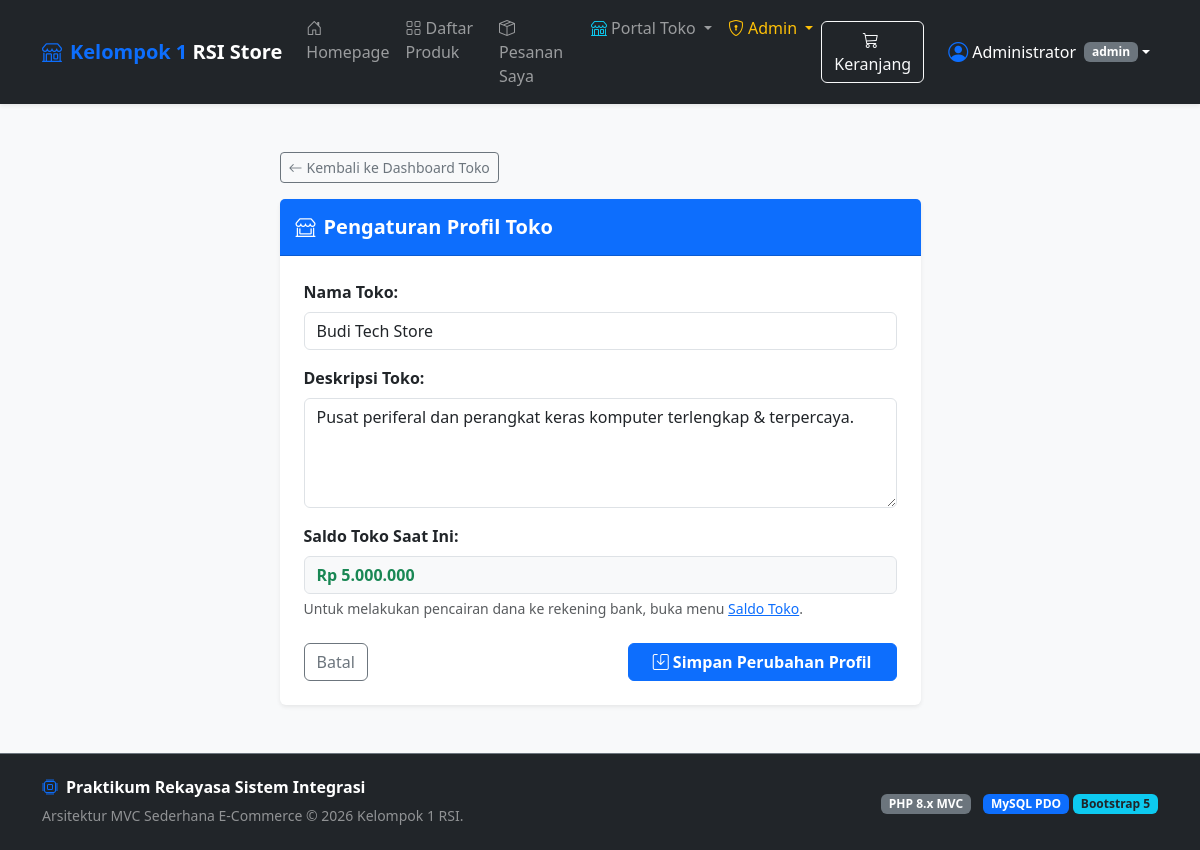
Page /toko/profil (signed in) on the committed database.
### tables this page shows
CREATE TABLE `toko` (
  `id_toko` INT AUTO_INCREMENT PRIMARY KEY,
  `id_user` INT NOT NULL,
  `nama_toko` VARCHAR(100) NOT NULL,
  `deskripsi` TEXT DEFAULT NULL,
  `saldo` DECIMAL(12,2) NOT NULL DEFAULT 0.00,
  `created_at` DATETIME NOT NULL DEFAULT CURRENT_TIMESTAMP,
  CONSTRAINT `fk_toko_user` FOREIGN KEY (`id_user`) 
    REFERENCES `user` (`id_user`) ON DELETE CASCADE ON UPDATE CASCADE
);

### app/controllers/TokoController.php (called while the page is built, shortened)
<?php
class TokoController extends Controller
{
    private $tokoModel;
    public function __construct()
    {
        $this->tokoModel = $this->model('TokoModel');
    }
    private function getActiveTokoId()
    {
        $userId = $_SESSION['user']['id_user'];
        $toko = $this->tokoModel->getByUserId($userId);
        return $toko ? $toko['id_toko'] : 1;
    }
    public function profil()
    {
        $idToko = $this->getActiveTokoId();
        $toko = $this->tokoModel->getById($idToko);
        $data = [
            'title' => 'Pengaturan Profil Toko',
            'toko' => $toko
        ];
        $this->view('toko/profil', $data);
    }
}

### app/core/App.php (called while the page is built, shortened)
<?php
class App
{
    protected $method = 'index';
    public function __construct()
    {
        $url = $this->parseUrl();
        if (!empty($url[0])) {
            $controllerName = ucfirst(strtolower($url[0])) . 'Controller';
            if (file_exists(__DIR__ . '/../controllers/' . $controllerName . '.php')) {
                unset($url[0]);
            }
        }
        $this->controller = new $this->controller;
        if (isset($url[1])) {
            if (method_exists($this->controller, $url[1])) {
                $this->method = $url[1];
                unset($url[1]);
            }
        }
        $this->params = $url ? array_values($url) : [];
        call_user_func_array([$this->controller, $this->method], $this->params);
    }
    public function parseUrl()
    {
        if (isset($_GET['url']) && !empty($_GET['url'])) {
            $url = rtrim($_GET['url'], '/');
            $url = filter_var($url, FILTER_SANITIZE_URL);
            return explode('/', $url);
        }
        return [];
    }
}

### public/index.php (called while the page is built, shortened)
<?php
require_once __DIR__ . '/../app/core/App.php';
require_once __DIR__ . '/../app/core/Controller.php';
require_once __DIR__ . '/../app/core/Database.php';
$app = new App();

### app/core/Database.php (called while the page is built, shortened)
<?php
class Database
{
    private $host = DB_HOST;
    private $user = DB_USER;
    private $pass = DB_PASS;
    private $db_name = DB_NAME;
    private $dbh;
    private $stmt;
    public function __construct()
    {
        $dsn = 'mysql:host=' . $this->host . ';dbname=' . $this->db_name . ';charset=utf8mb4';
        $options = [
            PDO::ATTR_PERSISTENT => true,
            PDO::ATTR_ERRMODE => PDO::ERRMODE_EXCEPTION,
            PDO::ATTR_DEFAULT_FETCH_MODE => PDO::FETCH_ASSOC
        ];
        try {
            $this->dbh = new PDO($dsn, $this->user, $this->pass, $options);
        } catch (PDOException $e) {
            $this->error = $e->getMessage();
            $this->dbh = null;
        }
    }
    public function isConnected()
    {
        return $this->dbh !== null;
    }
    public function query($query)
    {
        $this->stmt = $this->dbh->prepare($query);
        return true;
    }
    public function bind($param, $value, $type = null)
    {
        if (is_null($type)) {
            switch (true) {
                case is_int($value):
                    $type = PDO::PARAM_INT;
                    break;
            }
        }
        $this->stmt->bindValue($param, $value, $type);
    }
    public function execute()
    {
        return $this->stmt->execute();
    }
    public function single()
    {
        if (!$this->execute()) {
            return null;
        }
        return $this->stmt->fetch();
    }
}

### app/models/TokoModel.php (called while the page is built, shortened)
<?php
class TokoModel
{
    private $db;
    private $table = 'toko';
    public function __construct()
    {
        $this->db = new Database();
    }
    public function getById($id)
    {
        $this->db->query("SELECT t.*, u.nama AS nama_pemilik, u.email
                          FROM {$this->table} t
                          JOIN user u ON t.id_user = u.id_user
                          WHERE t.id_toko = :id");
        $this->db->bind('id', $id);
        return $this->db->single();
    }
    public function getByUserId($userId)
    {
        $this->db->query("SELECT * FROM {$this->table} WHERE id_user = :id_user");
        $this->db->bind('id_user', $userId);
        return $this->db->single();
    }
}

### app/views/toko/profil.php (the view, shortened to what this page needs)
<?php require_once __DIR__ . '/../templates/header.php'; ?>
<div class="container py-4">
    <div class="row justify-content-center">
        <div class="col-lg-7">
            <div class="d-flex justify-content-between align-items-center mb-3">
                <a href="<?= BASE_URL ?>/toko" class="btn btn-outline-secondary btn-sm">
                    <i class="bi bi-arrow-left me-1"></i>Kembali ke Dashboard Toko
                </a>
            </div>
            <div class="card shadow-sm border-0">
                <div class="card-header bg-primary text-white py-3">
                    <h5 class="mb-0 fw-bold"><i class="bi bi-shop-window me-2"></i>Pengaturan Profil Toko</h5>
                </div>
                <div class="card-body p-4">
                    <form action="<?= BASE_URL ?>/toko/profil" method="POST">
                        <div class="mb-3">
                            <label class="form-label fw-bold">Nama Toko:</label>
                            <input type="text" name="nama_toko" class="form-control" value="<?= htmlspecialchars($data['toko']['nama_toko'] ?? '') ?>" required>
                        </div>
                        <div class="mb-3">
                            <label class="form-label fw-bold">Deskripsi Toko:</label>
                            <textarea name="deskripsi" class="form-control" rows="4" placeholder="Jelaskan mengenai toko Anda, produk unggulan, dan kebijakan operasional..."><?= htmlspecialchars($data['toko']['deskripsi'] ?? '') ?></textarea>
                        </div>
                        <div class="mb-4">
                            <label class="form-label fw-bold">Saldo Toko Saat Ini:</label>
                            <div class="form-control bg-light fw-bold text-success">
                                Rp <?= number_format($data['toko']['saldo'] ?? 0, 0, ',', '.') ?>
                            </div>
                            <div class="form-text">Untuk melakukan pencairan dana ke rekening bank, buka menu <a href="<?= BASE_URL ?>/toko/saldo">Saldo Toko</a>.</div>
                        </div>
                        <div class="d-flex justify-content-between">
                            <a href="<?= BASE_URL ?>/toko" class="btn btn-outline-secondary">Batal</a>
                            <button type="submit" class="btn btn-primary px-4 fw-bold">
                                <i class="bi bi-save me-1"></i>Simpan Perubahan Profil
                            </button>
                        </div>
                    </form>
                </div>
            </div>
        </div>
    </div>
</div>
<?php require_once __DIR__ . '/../templates/footer.php'; ?>

### public/css/style.css (style rules this page uses)
body { font-family: system-ui, -apple-system, "Segoe UI", Roboto, "Helvetica Neue", Arial, sans-serif; color: #212529; }

### rows in the picture
toko: nama_toko "Budi Tech Store", deskripsi "Pusat periferal dan perangkat keras komputer terlengkap & terpercaya.", saldo "5.000.000"

### other values in the picture
$_SESSION['user']['nama'] "Administrator"
$_SESSION['user']['role'] "admin"
